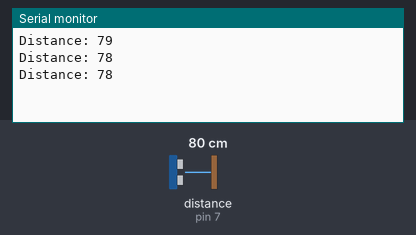
A sketch run on a simulated Arduino Uno, built with avr-gcc and run on an emulated ATmega328P. On the bench: the last lines printed to the serial monitor. Wiring (inferred from the names in the program): ultrasonic range finder: trigger pin 6; echo pin 7. The inputs (shaded band) are chosen by the test bench; at power-on: distance to the obstacle (sensor on pin 7) 80 cm. The echo pulse lasts 58.3 µs per cm.

Above: at 1.2 s.
1.3 s: distance to the obstacle (sensor on pin 7) set to 2 cm
At 3.49 s:
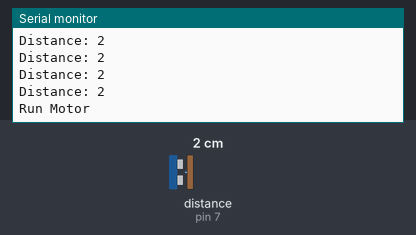
4.3 s: distance to the obstacle (sensor on pin 7) set to 4 cm
At 4.68 s:
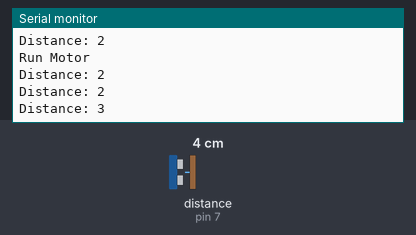
Timing chart, 0 to 7.3 s (numbered marks = the images above; inputs shaded):
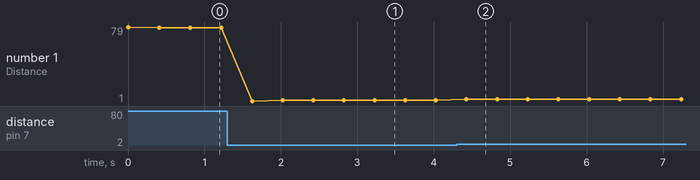

Measured:
- after the input at 1.3 s, the serial monitor: prints a new line after 0.32 s (image 1)
- after the input at 4.3 s, the serial monitor: prints a new line after 0.13 s (image 2)
- plotted number 1: 78 → 2 after the input at 1.3 s, 2 → 3 after the input at 4.3 s

The sketch:

ultrasound_test.ino
```cpp
const int trigPin = 6;
const int echoPin = 7;

// defines variables
long duration;
int distance;

int state = 0;
long lastStateChanged = 0;
void setup() {
  pinMode(trigPin, OUTPUT);
  pinMode(echoPin, INPUT);
  Serial.begin(9600);

}
void loop() {
  // Clears the trigPin
  digitalWrite(trigPin, LOW);
  delayMicroseconds(2);
  // Sets the trigPin on HIGH state for 10 micro seconds
  digitalWrite(trigPin, HIGH);
  delayMicroseconds(10);
  digitalWrite(trigPin, LOW);
  // Reads the echoPin, returns the sound wave travel time in microseconds
  duration = pulseIn(echoPin, HIGH);
  // Calculating the distance
  distance = duration * 0.034 / 2;
  // Prints the distance on the Serial Monitor
  Serial.print("Distance: ");
  Serial.println(distance);

  long currentTime = millis();
  if (state == 0 && distance < 10 && currentTime - lastStateChanged > 3000 ) {
    state = 1;
    lastStateChanged = millis();
    motorRun();
  }
  delay(400);
}

void motorRun() {
  Serial.println("Run Motor");

  state = 0;
}
```
